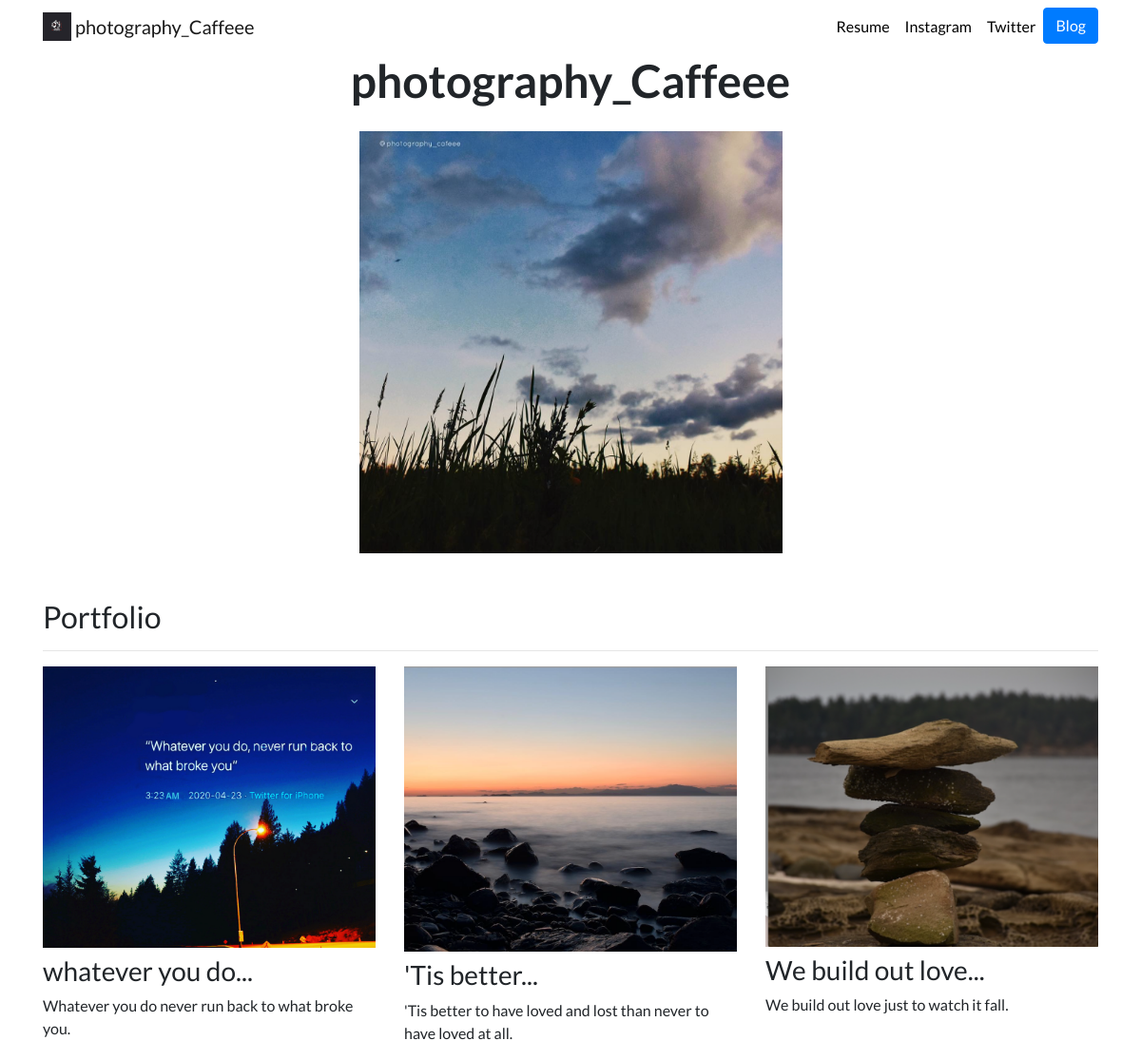
The page / on the database its author committed.
### portfolio/models.py (models this page shows, shortened)
class Project(models.Model):
    title = models.CharField(max_length=100)
    description = models.CharField(max_length=1000)
    image = models.ImageField(upload_to='portfolio/images/')
    url = models.URLField(blank=True)

### portfolio/views.py (the view)
# urls.py: 2. Add a URL to urlpatterns:  path('', views.home, name='home')
def home(request):
    projects = Project.objects.all()
    return render(request, 'portfolio/home.html', {'projects':projects})

### portfolio/templates/portfolio/home.html
{% extends "portfolio/base.html" %}
{% load static %}
{% block content %}
<div class="row justify-content-center mb-3">
  <div class="col-md-9 text-center">
    <h1 id="hometext" class="font-weight-bold">photography_Caffeee</h1>
  </div>
</div>
<div class="row justify-content-center my-3">
  <div class="col-5">
    <img src="{% static 'portfolio/grass.png' %}" class="img-fluid">
  </div>
</div>
<h2 class="mt-5">Portfolio</h2>
<hr>
<div class="row">
  {% for project in projects %}
  <div class="col-lg-4 col-md-6">
    {% if project.url %}
    <a href="{{ project.url }}">
      <img src="{{ project.image.url }}" class="img-fluid mb-2">
    </a>
    {% else %}
    <img src="{{ project.image.url }}" class="img-fluid mb-2">
    {% endif %}
    <h3>{{ project.title }}</h3>
    <p>{{ project.description }}</p>
  </div>
  {% endfor %}
</div>
{% endblock %}

### portfolio/static/portfolio/custom.css (style rules this page uses)
body { font-family: 'Lato', sans-serif; }
@media (min-width: 992px) { #hometext { font-size: 3rem; } }

### rows shown on the page
Project: image (picture), title "whatever you do...", description "Whatever you do never run back to what broke you."
Project: image (picture), title "'Tis better...", description "'Tis better to have loved and lost than never to have loved at all."
Project: image (picture), title "We build out love...", description "We build out love just to watch it fall."
